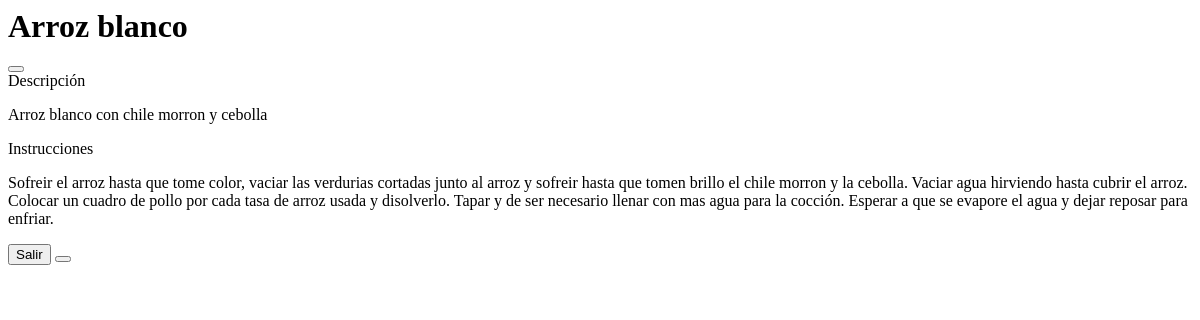
Before: /recipes/show/1 (signed in) with the older database file.
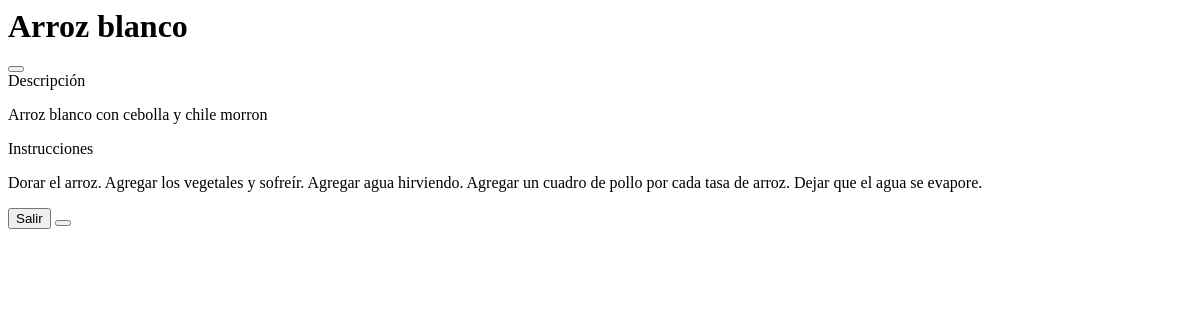
After: the same page with the newer database file.
### apps/recipes/models.py (models this page shows, shortened)
class Recipe(Base):
    name = models.CharField("Name", max_length=30, blank=False, null=False)
    description = models.TextField(
        "Description", blank=False, null=False
    )
    instructions = models.TextField(
        "Instructions", blank=False, null=False
    )
    chef = models.ForeignKey(Chef, on_delete=models.CASCADE, blank=False, null=False)
    class Meta:
        verbose_name = "Recipe"
        verbose_name_plural = "Recipes"

### apps/recipes/views.py (the view)
# urls.py: path("show/<int:pk>", login_required(views.ShowView.as_view()), name="show"),
class ShowView(generic.UpdateView):
    template_name = "recipes/show.html"
    model = Recipe
    form_class = RecipeForm
    success_url = reverse_lazy("recipes:index")

### templates/recipes/show.html
{% extends "shared/generic_modal.html" %}
{% block modal_title %} {{object.name}} {% endblock modal_title %}
{% block modal_body %}
<div class="row">
    <div>
        <label>{{form.description.label}}</label>
        <p>{{form.description.value}}</p>
    </div>
</div>
<div class="row">
    <div>
        <label>{{form.instructions.label}}</label>
        <p>{{form.instructions.value}}</p>
    </div>
</div>
{% endblock modal_body %}
{% block close_btn_class %}btn-primary{% endblock close_btn_class %}
{% block submit_btn_class %}d-none{% endblock submit_btn_class %}
{% block close_button %}Salir{% endblock close_button %}

Changed rows visible on the page:
changed Recipe "Arroz blanco": description.value "Arroz blanco con chile morron y cebolla" → "Arroz blanco con cebolla y chile morron"; instructions.value "Sofreir el arroz hasta que tome color, vaciar las verdurias cortadas junto al arroz y sofreir hasta que tomen brillo el chile morron y la cebolla. Vaciar agua hirviendo hasta cubrir el arroz. Colocar un cuadro de pollo por cada tasa de arroz usada y disolverlo. Tapar y de ser necesario llenar con mas agua para la cocción. Esperar a que se evapore el agua y dejar reposar para enfriar." → "Dorar el arroz. Agregar los vegetales y sofreír. Agregar agua hirviendo. Agregar un cuadro de pollo por cada tasa de arroz. Dejar que el agua se evapore."
